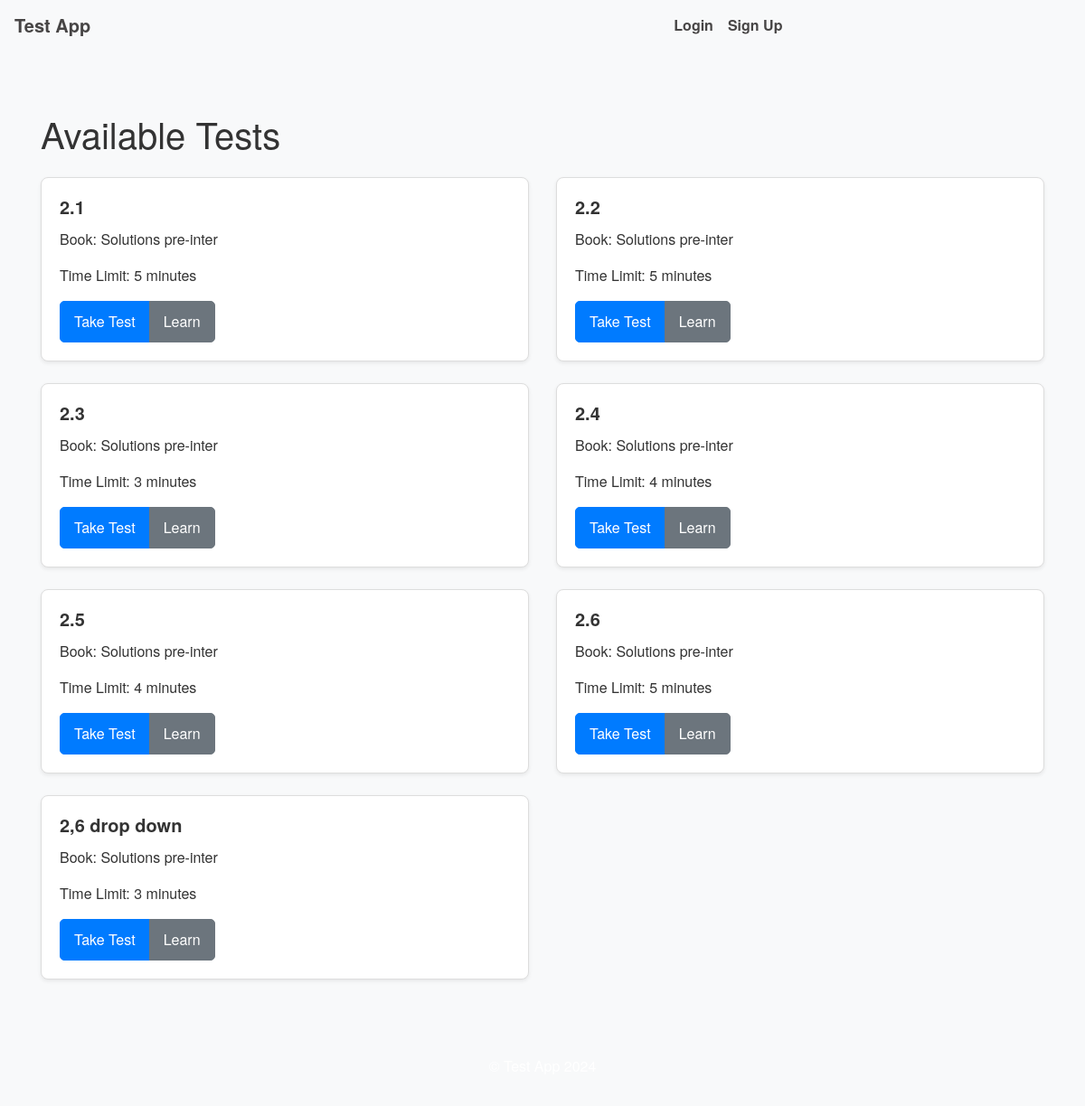
Before: /book/1 with the older database file.
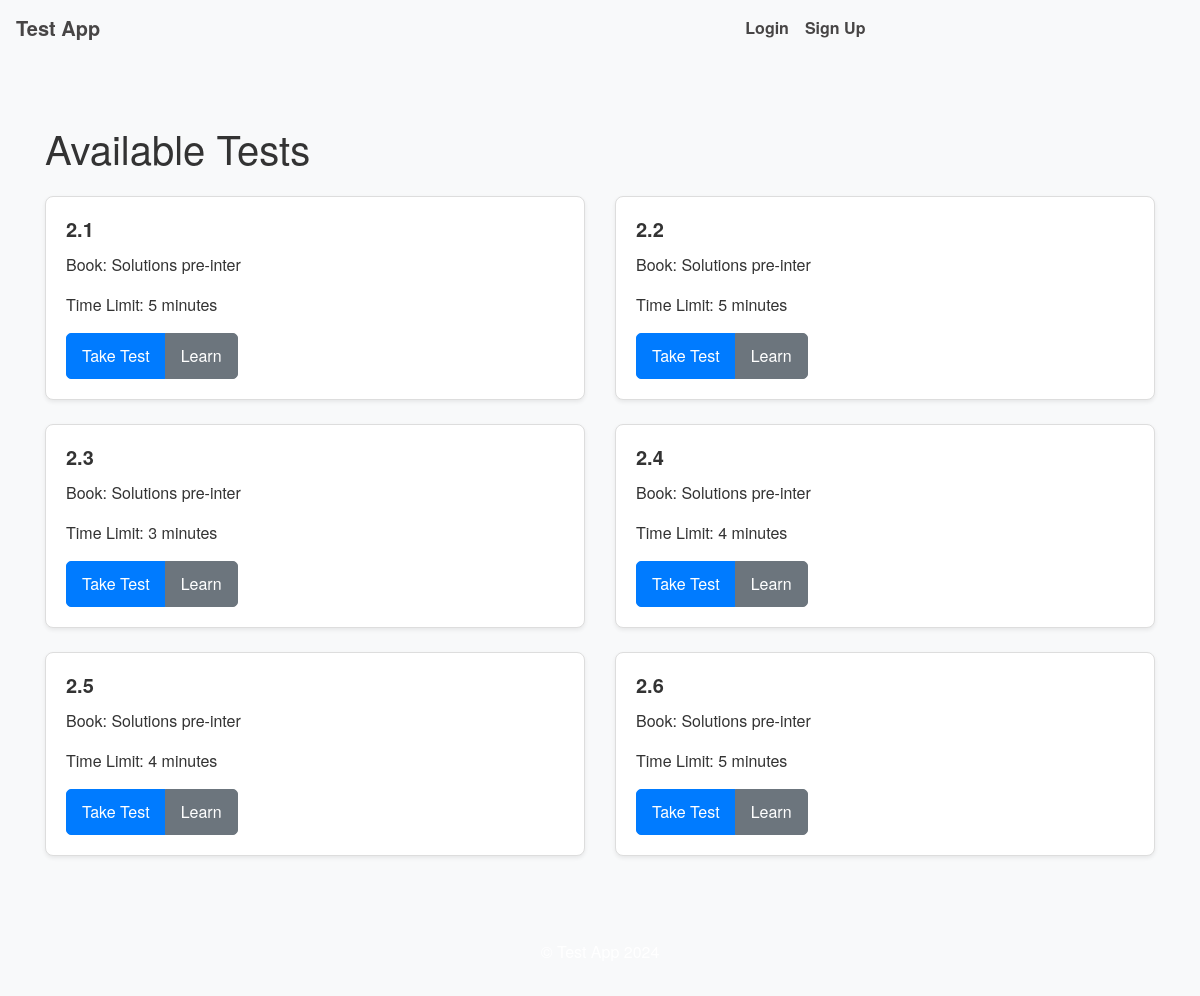
After: the same page with the newer database file.
### app/models.py (models this page shows)
class Test(db.Model):
    __tablename__ = 'test'  # Explicitly specify table name
    id = db.Column(db.Integer, primary_key=True)
    name = db.Column(db.String(150), nullable=False)
    content = db.Column(db.Text, nullable=False)
    book_id = db.Column(db.Integer, db.ForeignKey('book.id'), nullable=False)
    time_limit = db.Column(db.Integer, nullable=True)  # Time limit in minutes
    shuffle_sentences = db.Column(db.Boolean, default=False)
    shuffle_paragraphs = db.Column(db.Boolean, default=False)
    created_by = db.Column(db.Integer, db.ForeignKey('user.id'), nullable=False)
    test_results = db.relationship(
        'TestResult',
        backref='test',
        lazy=True,
        cascade='all, delete-orphan'
    )
    learn_test_results = db.relationship(
        'LearnTestResult',
        backref='test',
        lazy=True,
        cascade='all, delete-orphan'
    )

class Book(db.Model):
    __tablename__ = 'book'  # Explicitly specify table name
    id = db.Column(db.Integer, primary_key=True)
    title = db.Column(db.String(150), nullable=False)
    tests = db.relationship(
        'Test',
        backref='book',
        lazy=True,
        cascade='all, delete-orphan'
    )

### app/routes/main.py (the view)
@main_bp.route('/book/<int:book_id>')
def book_tests(book_id):
    book = Book.query.get_or_404(book_id)
    tests = Test.query.filter_by(book_id=book.id).all()
    return render_template('main/book_tests.html', book=book, tests=tests)

### app/templates/main/book_tests.html (shortened to what this page needs)
{% extends "layouts/base.html" %}
{% block content %}
  <h1 class="my-4">Available Tests</h1>
  <div class="row">
    {% for test in tests %}
      <div class="col-12 col-md-6 mb-4">
        <div class="card h-100 shadow-sm">
          <div class="card-body">
            <h5 class="card-title">{{ test.name }}</h5>
            <p>Book: {{ test.book.title }}</p>
            {% if test.time_limit %}
              <p>Time Limit: {{ test.time_limit }} minutes</p>
            {% else %}
              <p>No Time Limit</p>
            {% endif %}
            <div class="btn-group" role="group">
              <a href="{{ url_for('tests.take_test', test_id=test.id) }}" class="btn btn-primary btn-sm">Take Test</a>
              <a href="{{ url_for('tests.learn_test', test_id=test.id) }}" class="btn btn-secondary">Learn</a>
        </div>
      </div>
    </div>
  </div>
{% else %}
  <p>No tests available.</p>
{% endfor %}
</div>
{% endblock %}

Changed rows visible on the page:
removed Test: name "2,6 drop down", book "Solutions pre-inter", time_limit "3"
